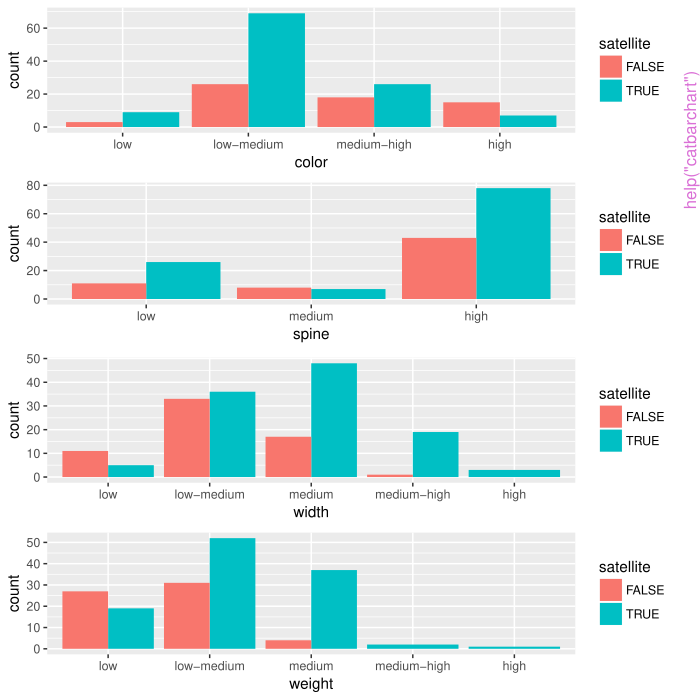

This chart was generated by the following R code:
pkgname <- "CategoricalDataAnalysis"
source(file.path(R.home("share"), "R", "examples-header.R"))
options(warn = 1)
base::assign(".ExTimings", "CategoricalDataAnalysis-Ex.timings", pos = 'CheckExEnv')
base::cat("name\tuser\tsystem\telapsed\n", file=base::get(".ExTimings", pos = 'CheckExEnv'))
base::assign(".format_ptime",
function(x) {
  if(!is.na(x[4L])) x[1L] <- x[1L] + x[4L]
  if(!is.na(x[5L])) x[2L] <- x[2L] + x[5L]
  options(OutDec = '.')
  format(x[1L:3L], digits = 7L)
},
pos = 'CheckExEnv')

### * </HEADER>
library('CategoricalDataAnalysis')

base::assign(".oldSearch", base::search(), pos = 'CheckExEnv')
cleanEx()
nameEx("catbarchart")
### * catbarchart

flush(stderr()); flush(stdout())

base::assign(".ptime", proc.time(), pos = "CheckExEnv")
### Name: catbarchart
### Title: Plot Barchart for Categorical Data
### Aliases: catbarchart
### Keywords: ~kwd1 ~kwd2

### ** Examples



# catbarchart create Barchart of Categorical Data. The last colmn of the Dataset should be the Response Variable. All variables should be Categorical Data. Use the continous2categorical function to conver Continous Data to Categorical Data

data("crabs2")
catbarchart(continous2categorical(crabs2))



## The function is currently defined as
function (x) 
{
    xcolumnnames <- colnames(x)
    responsecol <- ncol(x)
    plot_hist <- function(column, data, response) ggplot(data, 
        aes(x = get(column), ..count..)) + geom_bar(aes(fill = get(response)), 
        position = "dodge") + xlab(column) + scale_fill_discrete(name = response)
    myplots <- lapply(colnames(x), plot_hist, data = x, response = xcolumnnames[responsecol])
    myplots <- myplots[-length(myplots)]
    grid.arrange(grobs = myplots, ncol = 1)
  }



base::assign(".dptime", (proc.time() - get(".ptime", pos = "CheckExEnv")), pos = "CheckExEnv")
base::cat("catbarchart", base::get(".format_ptime", pos = 'CheckExEnv')(get(".dptime", pos = "CheckExEnv")), "\n", file=base::get(".ExTimings", pos = 'CheckExEnv'), append=TRUE, sep="\t")
cleanEx()
nameEx("chisq.indep")
### * chisq.indep

flush(stderr()); flush(stdout())

base::assign(".ptime", proc.time(), pos = "CheckExEnv")
### Name: chisq.indep
### Title: Testing for independence between two categorical variable
### Aliases: chisq.indep
### Keywords: ~kwd1 ~kwd2

### ** Examples

##---- Should be DIRECTLY executable !! ----
##-- ==>  Define data, use random,
##--	or do  help(data=index)  for the standard data sets.
#attach dataset crabs
  data("crabs2")
  #create a contingency matrix for crabs color and satelite 
  m = table(crabs2$color, crabs2$satellite)
  # returns chi squared test of independence for the two variable, color of the crab and satelite status, which is either TRUE or FALSE 
  chisq.indep(m)
  
  
  
## The function is currently defined as
function (m, level = 0.05, digits = 4, print = TRUE) 
{
    r.sum <- rowSums(m)
    c.sum <- colSums(m)
    n <- sum(m)
    exp.ct <- outer(r.sum, c.sum, "*")/n
    res <- m - exp.ct
    p.res <- res/sqrt(exp.ct)
    X.sq <- sum(p.res^2)
    G.sq <- 2 * sum(m * (log(m) - log(exp.ct)))
    df <- (nrow(m) - 1) * (ncol(m) - 1)
    c.val <- qchisq(level, df = df, lower.tail = FALSE)
    est.se <- sqrt(exp.ct * outer((1 - r.sum/n), (1 - c.sum/n), 
        "*"))
    s.res <- res/est.se
    if (print) {
        cat("Chi-squared test of independence\n")
        cat("  Level = ", level, ", df = ", df, ", critical value = ", 
            round(c.val, digits), "\n", sep = "")
        cat("  X-squared = ", round(X.sq, digits), "\n", sep = "")
        cat("  G-squared = ", round(G.sq, digits), sep = "")
      if(X.sq > c.val | G.sq > c.val){
      cat("\n", sep = "","The test statistic value is greater than critical value. We reject the null hypothesis and conclude that the two variable are not independent")
    } else {
      cat("\n", sep = "","The test statistic value is less than critical value. We fail to reject the null hypothesis and conclude that the two variable are independent")
    }
    }
    
  }



base::assign(".dptime", (proc.time() - get(".ptime", pos = "CheckExEnv")), pos = "CheckExEnv")
base::cat("chisq.indep", base::get(".format_ptime", pos = 'CheckExEnv')(get(".dptime", pos = "CheckExEnv")), "\n", file=base::get(".ExTimings", pos = 'CheckExEnv'), append=TRUE, sep="\t")
cleanEx()
nameEx("continous2categorical")
### * continous2categorical

flush(stderr()); flush(stdout())

base::assign(".ptime", proc.time(), pos = "CheckExEnv")
### Name: continous2categorical
### Title: continous2categorical function.
### Aliases: continous2categorical
### Keywords: ~kwd1 ~kwd2

### ** Examples


data("crabs2")
continous2categorical(crabs2)

## The function is currently defined as
function (x) 
{
    numberoffactors <- ncol(x) - 1
    out <- data.frame(0, matrix(nrow = nrow(x), ncol = 1))
    for (i in 1:numberoffactors) {
        labs <- c("low", "low-medium", "medium", "medium-high", 
            "high")
        vartemp <- cut(x[, i], breaks = 5, labels = labs)
        out[i] <- vartemp
    }
    i <- i + 1
    out[i] <- x[i]
    colnames(out) <- colnames(x)
    return(data.frame(out))
  }



base::assign(".dptime", (proc.time() - get(".ptime", pos = "CheckExEnv")), pos = "CheckExEnv")
base::cat("continous2categorical", base::get(".format_ptime", pos = 'CheckExEnv')(get(".dptime", pos = "CheckExEnv")), "\n", file=base::get(".ExTimings", pos = 'CheckExEnv'), append=TRUE, sep="\t")
cleanEx()
nameEx("count_mat")
### * count_mat

flush(stderr()); flush(stdout())

base::assign(".ptime", proc.time(), pos = "CheckExEnv")
### Name: count_mat
### Title: creating contingency matrix for categorical data analysis
### Aliases: count_mat
### Keywords: ~kwd1 ~kwd2

### ** Examples

##---- Should be DIRECTLY executable !! ----
##-- ==>  Define data, use random,
##--	or do  help(data=index)  for the standard data sets.

  #create vector 1 with three levels
  a = c("A","A","B","A", "B","B","C","A","C","B")
  #create vector 2 with 4 levels
  b = c(1,2,1,4,1,2,2,3,4,3)
  # create dataframe with a and b vectors as columns
  df = cbind(a,b)
  #return count matrix 
  m = count_mat(df)
  m
  
## The function is currently defined as
function (df) 
{
    df_dim <- dim(df)
    if (df_dim[2] == 2 && length(df_dim) == 2) {
        factor_df1 <- as.factor(df[, 1])
        factor_df2 <- as.factor(df[, 2])
        lev_col1 = levels(factor_df1)
        lev_col2 = levels(factor_df2)
        len_col1 = length(lev_col1)
        len_col2 = length(lev_col2)
        val = 1
        for (i in lev_col1) {
            for (j in lev_col2) {
                val = c(val, length(which(df[, 1] == i & df[, 
                  2] == j)))
            }
        }
        out = matrix(val[-1], byrow = TRUE, nrow = length(lev_col1), 
            dimnames = list(lev_col1, lev_col2))
    }
    else (out = "check dimension")
    return(out)
  }



base::assign(".dptime", (proc.time() - get(".ptime", pos = "CheckExEnv")), pos = "CheckExEnv")
base::cat("count_mat", base::get(".format_ptime", pos = 'CheckExEnv')(get(".dptime", pos = "CheckExEnv")), "\n", file=base::get(".ExTimings", pos = 'CheckExEnv'), append=TRUE, sep="\t")
cleanEx()
nameEx("crabs")
### * crabs

flush(stderr()); flush(stdout())

base::assign(".ptime", proc.time(), pos = "CheckExEnv")
### Name: crabs
### Title: Horseshoe crabs data on characteristics of female crabs. The
###   data includes color spine width weight and the number of satelites
###   attracted by the male and female pair
### Aliases: crabs
### Keywords: datasets

### ** Examples

data(crabs)
str(crabs) #gives the summary of the dataset ; 
plot(crabs) 
  



base::assign(".dptime", (proc.time() - get(".ptime", pos = "CheckExEnv")), pos = "CheckExEnv")
base::cat("crabs", base::get(".format_ptime", pos = 'CheckExEnv')(get(".dptime", pos = "CheckExEnv")), "\n", file=base::get(".ExTimings", pos = 'CheckExEnv'), append=TRUE, sep="\t")
cleanEx()
nameEx("crabs2")
### * crabs2

flush(stderr()); flush(stdout())

base::assign(".ptime", proc.time(), pos = "CheckExEnv")
### Name: crabs2
### Title: contains the data analyzed by Brockmann (1996) and is discussed
###   extensively in Agresti (2002). This is a space-delimited text file in
###   which the variable names appear in the first row. Background
### Aliases: crabs2
### Keywords: datasets

### ** Examples

data(crabs2)
## maybe str(crabs2) ; plot(crabs2) ...



base::assign(".dptime", (proc.time() - get(".ptime", pos = "CheckExEnv")), pos = "CheckExEnv")
base::cat("crabs2", base::get(".format_ptime", pos = 'CheckExEnv')(get(".dptime", pos = "CheckExEnv")), "\n", file=base::get(".ExTimings", pos = 'CheckExEnv'), append=TRUE, sep="\t")
cleanEx()
nameEx("odds.ratios")
### * odds.ratios

flush(stderr()); flush(stdout())

base::assign(".ptime", proc.time(), pos = "CheckExEnv")
### Name: odds.ratios
### Title: creating a table with local or global odds ratios
### Aliases: odds.ratios
### Keywords: ~kwd1 ~kwd2

### ** Examples

##---- Should be DIRECTLY executable !! ----
##-- ==>  Define data, use random,
##--	or do  help(data=index)  for the standard data sets.
 #attaching dataset crabs2
 data("crabs2")
 # create contingency matrix for variable spine and satelite 
 m = table(crabs2$spine, crabs2$satellite)
 or1 = odds.ratios(m, "global")
 or1 #gives matrix for global odds ratios
 or2 = odds.ratios(m)
 or2 #gives matrix for local odds ratios

## The function is currently defined as
function (m, type = "local") 
{
    nr <- nrow(m)
    if (nr < 2) 
        stop("number of rows is less than two")
    nc <- ncol(m)
    if (nc < 2) 
        stop("number of columns is less than two")
    if (length(type) > 1) 
        stop("only one type is allowed")
    opts <- c("local", "global")
    type <- pmatch(type, opts)
    if (is.na(type)) 
        stop("only \"local\" or \"global\" allowed for type")
    result <- matrix(NA, nrow = nr - 1, ncol = nc - 1)
    if (type == 1) 
        for (i in 1:(nr - 1)) for (j in 1:(nc - 1)) result[i, 
            j] <- m[i, j] * m[i + 1, j + 1]/(m[i, j + 1] * m[i + 
            1, j])
    if (type == 2) 
        for (i in 1:(nr - 1)) for (j in 1:(nc - 1)) {
            num <- as.numeric(sum(m[1:i, 1:j])) * as.numeric(sum(m[(i + 
                1):nr, (j + 1):nc]))
            den <- as.numeric(sum(m[1:i, (j + 1):nc])) * as.numeric(sum(m[(i + 
                1):nr, 1:j]))
            result[i, j] <- num/den
        }
    result
  }



base::assign(".dptime", (proc.time() - get(".ptime", pos = "CheckExEnv")), pos = "CheckExEnv")
base::cat("odds.ratios", base::get(".format_ptime", pos = 'CheckExEnv')(get(".dptime", pos = "CheckExEnv")), "\n", file=base::get(".ExTimings", pos = 'CheckExEnv'), append=TRUE, sep="\t")
cleanEx()
nameEx("plotlocalor")
### * plotlocalor

flush(stderr()); flush(stdout())

base::assign(".ptime", proc.time(), pos = "CheckExEnv")
### Name: plotlocalor
### Title: plotting fourfold plots for odds ratios
### Aliases: plotlocalor
### Keywords: ~kwd1 ~kwd2

### ** Examples

##---- Should be DIRECTLY executable !! ----
##-- ==>  Define data, use random,
##--	or do  help(data=index)  for the standard data sets.

  #create 2x2 matrix
  m = matrix(c(1,5,13,6), nrow=2)
  plotlocalor(m) # returns a single plot shpwing descriptive summary of odds ratio
  
  #create 4x4 matrix
  m = matrix(c(1,5,13,6,3,5,14,16,36,45,4,6,5,8,9,56), nrow = 4)
  plotlocalor(m) # returns 3x3 plots for the odds ratios of 2x2 subtables in the m matrix
  
## The function is currently defined as
function (m, col = c("azure4", "aquamarine4")) 
{
    nr <- nrow(m)
    if (nr < 2) 
        stop("number of rows is less than two")
    nc <- ncol(m)
    if (nc < 2) 
        stop("number of columns is less than two")
    par(mfrow = c(nr - 1, nc - 1))
    for (i in 1:(nr - 1)) for (j in 1:(nc - 1)) {
        fourfoldplot(m[i:(i + 1), j:(j + 1)], color = col)
    }
  }



base::assign(".dptime", (proc.time() - get(".ptime", pos = "CheckExEnv")), pos = "CheckExEnv")
base::cat("plotlocalor", base::get(".format_ptime", pos = 'CheckExEnv')(get(".dptime", pos = "CheckExEnv")), "\n", file=base::get(".ExTimings", pos = 'CheckExEnv'), append=TRUE, sep="\t")
graphics::par(get("par.postscript", pos = 'CheckExEnv'))
### * <FOOTER>
###
options(digits = 7L)
base::cat("Time elapsed: ", proc.time() - base::get("ptime", pos = 'CheckExEnv'),"\n")
grDevices::dev.off()
###
### Local variables: ***
### mode: outline-minor ***
### outline-regexp: "\\(> \\)?### [*]+" ***
### End: ***
quit('no')
